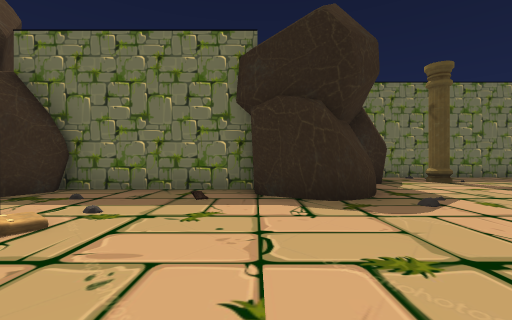
View 1 (above)

17 first-person views from a walk through a Unity game level. The camera is 1.2 m above the floor, looks level and sees 90° across. The floor is counted in squares, 2 m on a side. Each view is taken from the middle of a square. On the plan, view 1 faces up. The plan holds only what a view shows up to about 9 squares ahead; the rest is blank. The player character is not drawn. Some animated figures are left out.

View 2
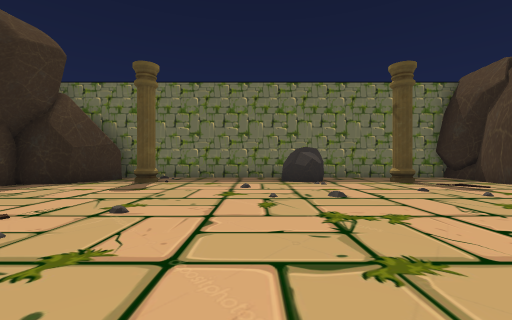

View 3
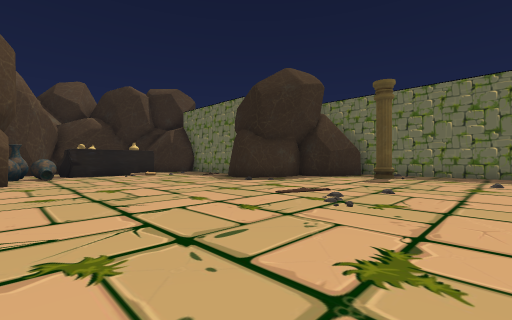

View 4
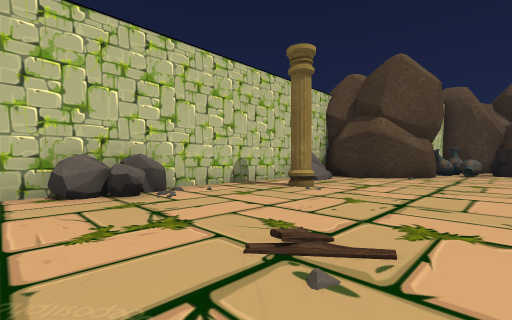

View 5
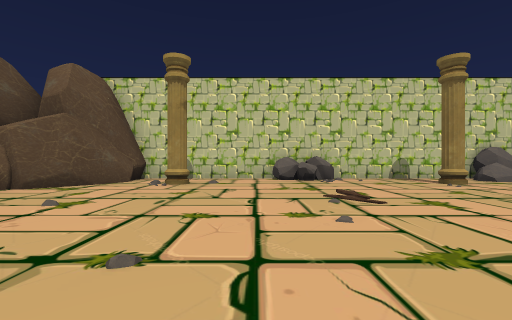

View 6
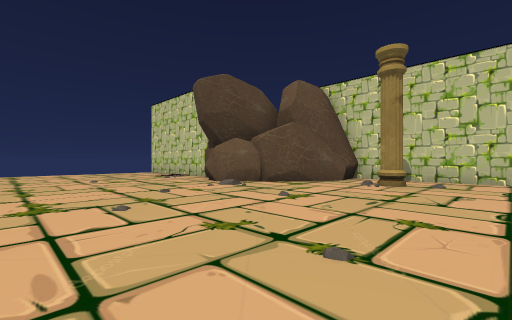

View 7
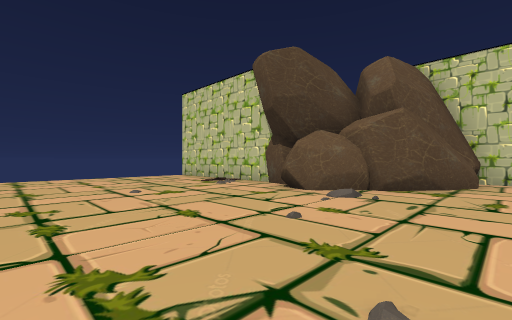

View 8
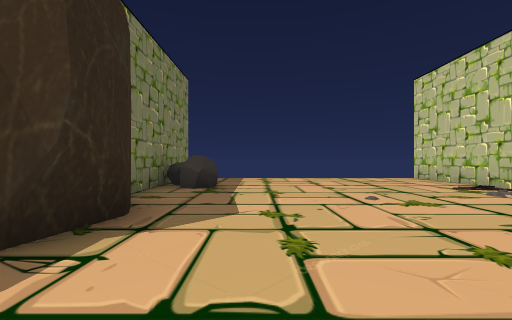

View 9
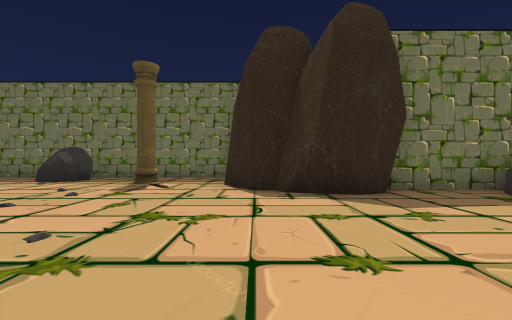

View 10
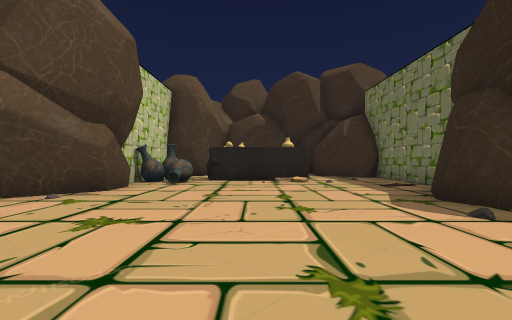

View 11
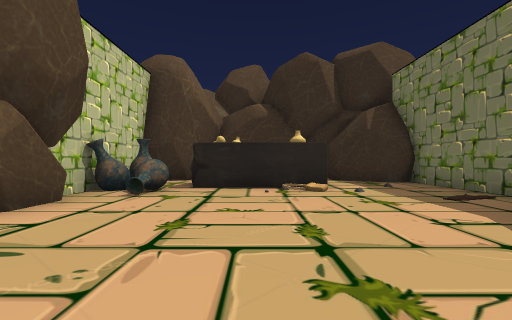

View 12
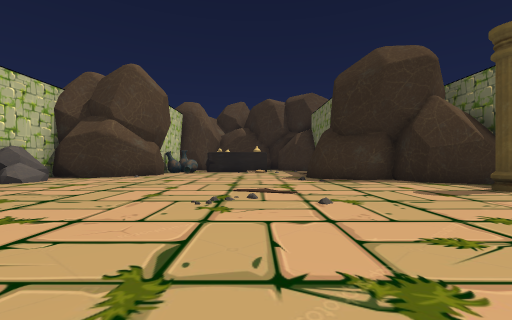

View 13
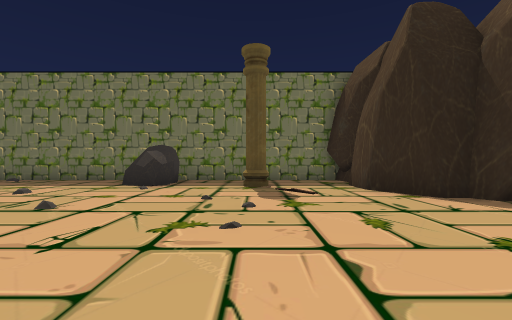

View 14
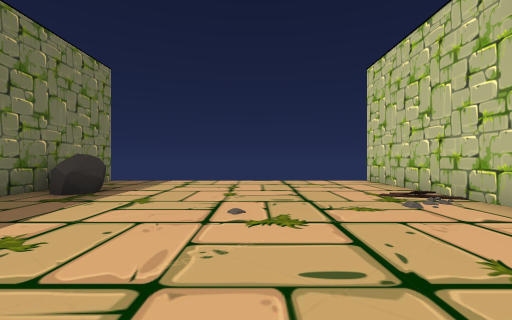

View 15
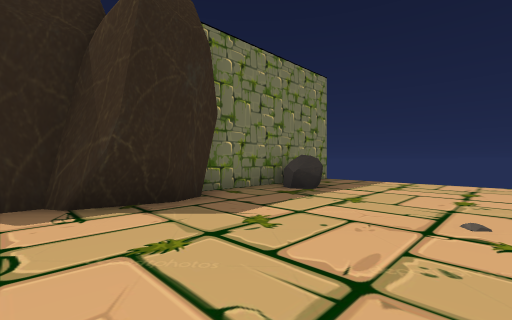

View 16
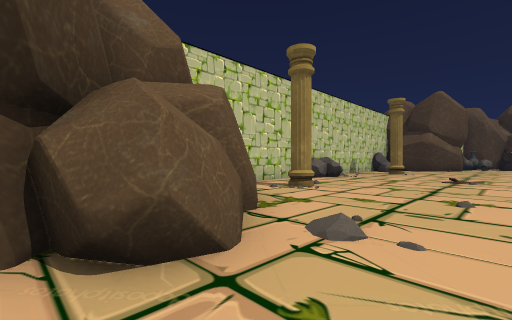

View 17
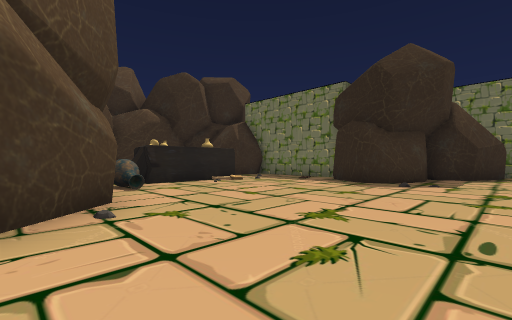

### Floor plan
Points are (right, up) in squares from view 1. A wall is a line through its corners. A room is listed if a view was taken in it or the views show most of it. See-through windows are left out.
Room 1 (views 1, 2, 3, 4, 5, 6, 7, 8, 9, 10, 11, 12, 13, 14, 15, 16, 17)
walls: (14, -3) (14.5, -2.5); (15.9, 4.3) (15.4, 5.2); (9.5, -5.3) (13.5, -5.3); (2.3, 5.1) (2.1, 4.5); (2.4, 5.4) (2.2, 4.7) (1.9, 4.2); (2, 4.5) (1.6, 4) (1.2, 3.9) (-0.1, 4.6); (2.3, 5.3) (1.5, 4); (13.5, -4.3) (14.2, -2.9) (14.8, -2.4); (13.8, -4.2) (14, -3.5); (14.6, 7.6) (14.5, 8.7) (3.4, 8.7); (14.7, 7.6) (14.2, 8.6); (2.2, 6.3) (2.3, 5) (2.1, 4.4) (1.7, 4.1); (16.7, 4.4) (15.6, 4.7); (14.8, 7.7) (14.3, 8.2) (14.5, 8.7); (16.8, 4.4) (16, 4.4) (15.5, 4.8); (13.6, -4.9) (13.9, -4.4); (13.6, -5.3) (13.9, -3.2); (16.6, -2.4) (17, -2) (17.9, -2.2); (17.7, 4.8) (16.6, 4.3) (16, 4.4); (0, 5.3) (-4, 5.3); (17.8, -2.3) (22.5, -2.3); (1.3, -4.7) (1, -5); (-0.9, -1.9) (-0.4, -1.7); (-0.9, -1.9) (0.1, -1.9) (1.4, -3.3) (1.4, -4.6); (0.9, -5.3) (7.6, -5.3); (-1.5, -2.3) (-1, -2.3); (-3.8, 5) (-4.5, 3.5) (-4.9, 3.3); (22.5, 5.3) (17.8, 5.3); (-4.7, -0.8) (-4.4, -1.2) (-4.4, -2.2)
low walls: (13.9, -3.2) (14.2, -2.8); (13.5, -5.3) (13.5, -4.3); (13.6, -5.3) (13.6, -4.9); (1.5, -4) (1.3, -4.7); (1.4, -4.1) (0.9, -5.3)
objects: pot (-3, -2) to (-3, -1); other object (-3, 0) to (-3, 3); pot (-2, -2); pot (-2, -1); rock (2, -5); rock (2, 7) to (4, 9); rock (3, -4); column (5, -4) to (5, -3); column (5, 7); rock (8, -5); rock (8, -4); rock (9, -5); rock (9, 7) to (10, 8); column (12, -4); column (12, 7); rock (15, 5) to (15, 7); rock (16, -2); rock (20, 4); rock (20, 5)

Positions as (right, up) in squares from view 1, and headings:
1: (0, 0), facing up
2: (8, 0), facing up
3: (8, -2), facing up-left
4: (10, 0), facing down-left
5: (10, 3), facing down
6: (10, 3), facing down-right
7: (13, 3), facing down-right
8: (14, 3), facing right
9: (15, 0), facing up
10: (5, 1), facing left
11: (3, 1), facing left
12: (10, 2), facing left
13: (12, 1), facing up
14: (15, 1), facing right
15: (15, 1), facing up-right
16: (17, 0), facing down-left
17: (4, -3), facing up-left
